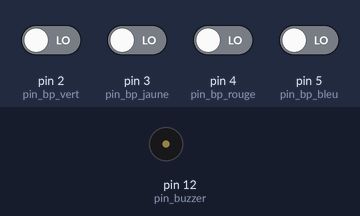
The sketch below on a simulated Arduino Uno, built with avr-gcc and run on an emulated ATmega328P. Parts: buzzer (waves = sounding). The inputs (shaded band) are chosen by the test bench; at power-on: pin 2 (pin_bp_vert), pin 3 (pin_bp_jaune), pin 4 (pin_bp_rouge), pin 5 (pin_bp_bleu) LOW.

Above: at 1.2 s.
1.3 s: pin 2 (pin_bp_vert) driven HIGH
At 1.9 s:
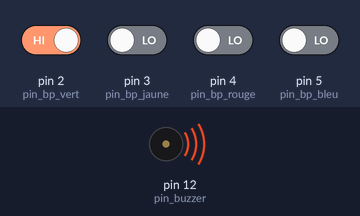
4.3 s: pin 2 (pin_bp_vert) driven LOW
At 5.2 s:
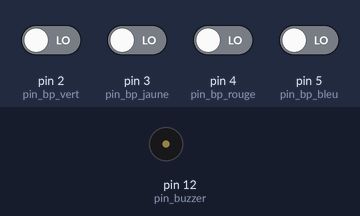
5.8 s: pin 3 (pin_bp_jaune) driven HIGH
At 6.6 s:
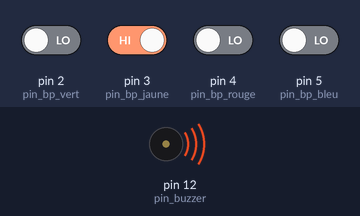
8.8 s: pin 3 (pin_bp_jaune) driven LOW
Timing chart, 0 to 11.3 s (numbered marks = the images above; inputs shaded):
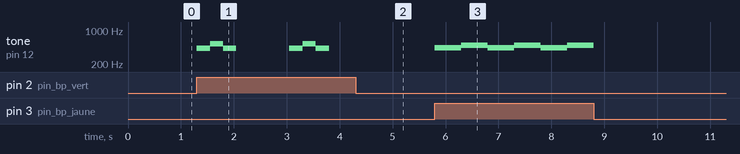

Measured:
- after the input at 1.3 s, tone on pin 12 (pin_buzzer): plays 420 Hz for 0.25 s, 516 Hz for 0.25 s, 420 Hz for 0.25 s, 420 Hz for 0.25 s, 516 Hz for 0.25 s, 420 Hz for 0.25 s, starting at once
- after the input at 4.3 s, tone on pin 12 (pin_buzzer): stays silent (without the input it goes to 420 Hz after 0.50 s)
- after the input at 5.8 s, tone on pin 12 (pin_buzzer): alternates 488 Hz for 0.50 s and 435 Hz for 0.50 s, starting at once

The sketch:

Defi_6.ino
```cpp
// (licence header left out)
const int pin_bp_jaune = 3;
const int pin_bp_rouge = 4;
const int pin_bp_bleu = 5;
const int pin_bp_vert = 2;
const int pin_buzzer = 12;

void setup(){
    pinMode(pin_bp_jaune,INPUT);
    pinMode(pin_bp_rouge,INPUT);
    pinMode(pin_bp_bleu,INPUT);
    pinMode(pin_bp_vert,INPUT);
    pinMode(pin_buzzer,OUTPUT);
}

void loop(){
    if(digitalRead(pin_bp_bleu) == HIGH){
        tone(pin_buzzer,435,500);
        delay(500);
        tone(pin_buzzer,580,500);
        delay(500);
    }
    if(digitalRead(pin_bp_rouge) == HIGH){
        tone(pin_buzzer,435,500);
        delay(500);
        tone(pin_buzzer,732,500);
        delay(500);
    }
    if(digitalRead(pin_bp_jaune) == HIGH){
        tone(pin_buzzer,435,500);
        delay(500);
        tone(pin_buzzer,488,500);
        delay(500);
    }
    if(digitalRead(pin_bp_vert) == HIGH){
        tone(pin_buzzer,420,250);
        delay(250);
        tone(pin_buzzer,516,250);
        delay(250);
        tone(pin_buzzer,420,250);
        delay(250);
        delay(1000);
    }
}
```
